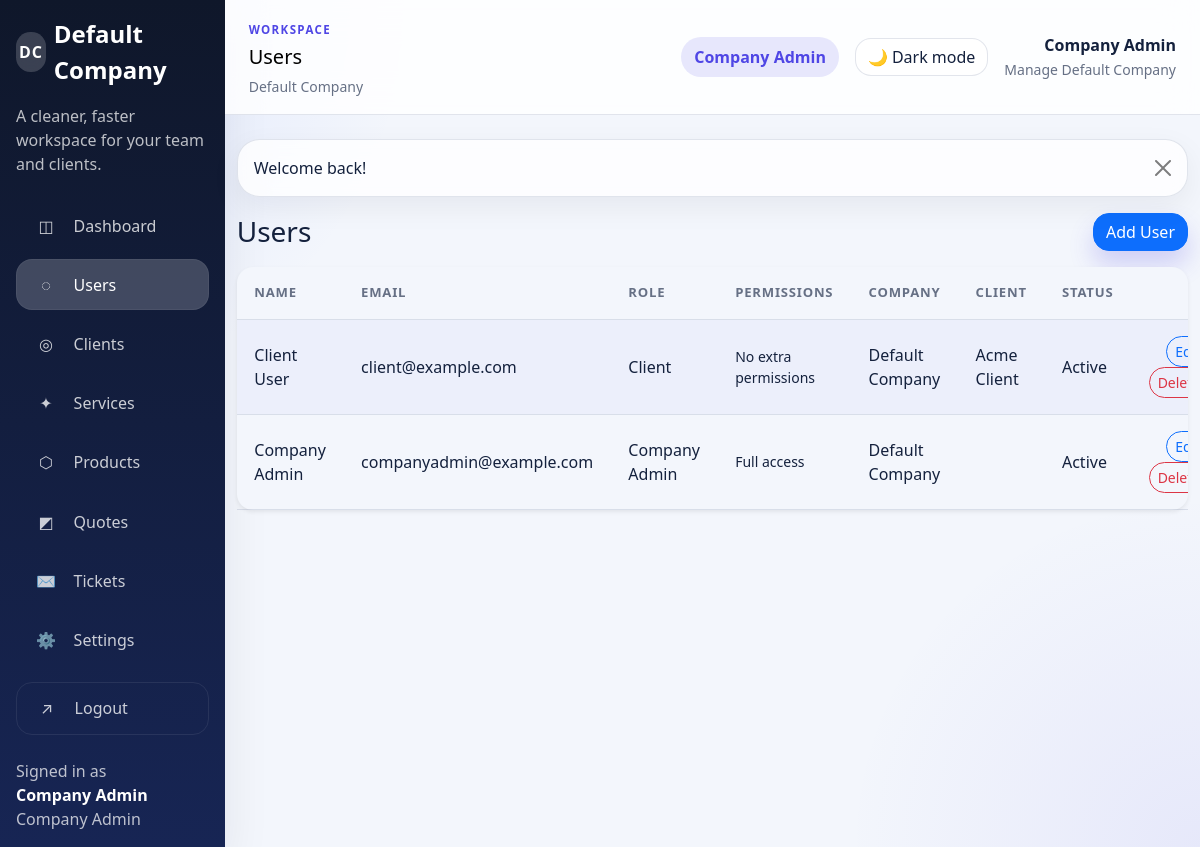
/modules/users/index.php (signed in), run on the app's committed database.
### tables this page shows
CREATE TABLE users (
    id INT UNSIGNED AUTO_INCREMENT PRIMARY KEY,
    company_id INT UNSIGNED DEFAULT NULL,
    client_id INT UNSIGNED DEFAULT NULL,
    role ENUM('super_admin','company_admin','company_staff','client') NOT NULL,
    full_name VARCHAR(150) NOT NULL,
    email VARCHAR(190) NOT NULL,
    password VARCHAR(255) NOT NULL,
    is_active TINYINT(1) NOT NULL DEFAULT 1,
    last_login_at DATETIME DEFAULT NULL,
    created_at TIMESTAMP NOT NULL DEFAULT CURRENT_TIMESTAMP,
    updated_at TIMESTAMP NOT NULL DEFAULT CURRENT_TIMESTAMP ON UPDATE CURRENT_TIMESTAMP,
    CONSTRAINT fk_users_company FOREIGN KEY (company_id) REFERENCES companies (id) ON DELETE CASCADE,
    CONSTRAINT fk_users_client FOREIGN KEY (client_id) REFERENCES clients (id) ON DELETE SET NULL,
    UNIQUE KEY uq_users_email (email),
    KEY idx_users_company_role (company_id, role),
    KEY idx_users_client (client_id)
);

CREATE TABLE companies (
    id INT UNSIGNED AUTO_INCREMENT PRIMARY KEY,
    name VARCHAR(150) NOT NULL,
    email VARCHAR(190) DEFAULT NULL,
    contact_name VARCHAR(150) DEFAULT NULL,
    phone VARCHAR(50) DEFAULT NULL,
    address_line1 VARCHAR(255) DEFAULT NULL,
    city VARCHAR(100) DEFAULT NULL,
    state VARCHAR(100) DEFAULT NULL,
    postal_code VARCHAR(30) DEFAULT NULL,
    country VARCHAR(100) DEFAULT NULL,
    status ENUM('active','inactive') NOT NULL DEFAULT 'active',
    created_at TIMESTAMP NOT NULL DEFAULT CURRENT_TIMESTAMP,
    updated_at TIMESTAMP NOT NULL DEFAULT CURRENT_TIMESTAMP ON UPDATE CURRENT_TIMESTAMP,
    UNIQUE KEY uq_companies_email (email),
    KEY idx_companies_status (status)
);

CREATE TABLE clients (
    id INT UNSIGNED AUTO_INCREMENT PRIMARY KEY,
    company_id INT UNSIGNED NOT NULL,
    company_name VARCHAR(150) NOT NULL,
    contact_name VARCHAR(150) DEFAULT NULL,
    email VARCHAR(190) DEFAULT NULL,
    billing_email VARCHAR(190) DEFAULT NULL,
    phone VARCHAR(50) DEFAULT NULL,
    address_line1 VARCHAR(255) DEFAULT NULL,
    city VARCHAR(100) DEFAULT NULL,
    state VARCHAR(100) DEFAULT NULL,
    postal_code VARCHAR(30) DEFAULT NULL,
    country VARCHAR(100) DEFAULT NULL,
    status ENUM('active','inactive') NOT NULL DEFAULT 'active',
    created_at TIMESTAMP NOT NULL DEFAULT CURRENT_TIMESTAMP,
    updated_at TIMESTAMP NOT NULL DEFAULT CURRENT_TIMESTAMP ON UPDATE CURRENT_TIMESTAMP,
    CONSTRAINT fk_clients_company FOREIGN KEY (company_id) REFERENCES companies (id) ON DELETE CASCADE,
    UNIQUE KEY uq_clients_company_email (company_id, email),
    KEY idx_clients_company_status (company_id, status)
);

### includes/auth.php (called while the page is built, shortened)
<?php
require_once BASE_PATH . '/includes/functions.php';
function default_permissions_for_role(string $role): array
{
    return match ($role) {
        'super_admin', 'company_admin' => array_keys(permission_catalog()),
        'company_staff' => ['invoices.view', 'invoices.create', 'invoices.edit', 'invoices.delete'],
        'client' => ['invoices.view', 'tickets.view', 'tickets.create', 'tickets.reply'],
        default => [],
    };
}
function normalize_permissions(array $permissions): array
{
    $catalog = permission_catalog();
    $normalized = [];
    foreach ($permissions as $permission) {
        $permission = (string) $permission;
        if (isset($catalog[$permission])) {
            $normalized[] = $permission;
        }
    }
    $normalized = array_values(array_unique($normalized));
    sort($normalized);
    return $normalized;
}
function permissions_storage_available(): bool
{
    static $available = false;
    try {
        db()->query('SELECT 1 FROM user_permissions LIMIT 1');
        $available = true;
        return true;
    } catch (PDOException) {
        try {
            db()->exec(
                'CREATE TABLE IF NOT EXISTS user_permissions (
                    id INT UNSIGNED AUTO_INCREMENT PRIMARY KEY,
                    user_id INT UNSIGNED NOT NULL,
                    permission_key VARCHAR(120) NOT NULL,
                    created_at TIMESTAMP NOT NULL DEFAULT CURRENT_TIMESTAMP,
                    updated_at TIMESTAMP NOT NULL DEFAULT CURRENT_TIMESTAMP ON UPDATE CURRENT_TIMESTAMP,
                    CONSTRAINT fk_user_permissions_user FOREIGN KEY (user_id) REFERENCES users (id) ON DELETE CASCADE,
                    UNIQUE KEY uq_user_permission (user_id, permission_key),
                    KEY idx_user_permissions_key (permission_key)
                ) ENGINE=InnoDB'
            );
            $available = true;
        } catch (PDOException) {
            $available = false;
        }
    }
    return $available;
}
function load_user_permissions(array $user): array
{
    if (in_array($user['role'], ['super_admin', 'company_admin'], true)) {
        return default_permissions_for_role($user['role']);
    }
    if (!permissions_storage_available()) {
        return default_permissions_for_role($user['role']);
    }
    $stmt = db()->prepare('SELECT permission_key FROM user_permissions WHERE user_id = :user_id ORDER BY permission_key');
    $stmt->execute(['user_id' => (int) $user['id']]);
    return normalize_permissions($stmt->fetchAll(PDO::FETCH_COLUMN) ?: []);
}
function permissions_summary(array $permissions): string
{
    $permissions = normalize_permissions($permissions);
    if ($permissions === []) {
        return 'No extra permissions';
    }
    if (count($permissions) === count(permission_catalog())) {
        return 'Full access';
    }
    $labels = [];
    return implode(', ', $labels);
}
function current_user(): ?array
{
    return $_SESSION['user'] ?? null;
}
function current_company_id(): ?int
{
    return isset($_SESSION['user']['company_id']) ? (int) $_SESSION['user']['company_id'] : null;
}
function is_logged_in(): bool
{
    return current_user() !== null;
}
function has_role(string|array $roles): bool
{
    $user = current_user();
    $roles = (array) $roles;
    return in_array($user['role'], $roles, true);
}
function is_super_admin(): bool
{
    return has_role('super_admin');
}
function is_company_admin(): bool
{
    return has_role('company_admin');
}
function has_permission(string|array $permissions): bool
{
    if (is_super_admin() || is_company_admin()) {
        return true;
    }
    return false;
}

### includes/functions.php (called while the page is built, shortened)
<?php
require_once BASE_PATH . '/config/database.php';
function h(?string $value): string
{
    return htmlspecialchars((string) $value, ENT_QUOTES, 'UTF-8');
}
function company_settings(int $companyId): array
{
    static $cache = [];
    if (!isset($cache[$companyId])) {
        $stmt = db()->prepare('SELECT setting_key, setting_value FROM settings WHERE company_id = :company_id');
        $stmt->execute(['company_id' => $companyId]);
        $cache[$companyId] = [];
        foreach ($stmt->fetchAll() as $row) {
            $cache[$companyId][$row['setting_key']] = $row['setting_value'];
        }
    }
    return $cache[$companyId];
}
function normalize_hex_color(?string $value, string $default = '#4f46e5'): string
{
    $candidate = strtoupper(trim((string) $value));
    return $candidate;
}
function hex_to_rgb_string(string $hexColor): string
{
    $hexColor = ltrim(normalize_hex_color($hexColor), '#');
    return implode(', ', [
        (string) hexdec(substr($hexColor, 0, 2)),
        (string) hexdec(substr($hexColor, 2, 2)),
        (string) hexdec(substr($hexColor, 4, 2)),
    ]);
}
function brand_initials(string $name): string
{
    $name = trim($name);
    $parts = preg_split('/\s+/', $name) ?: [];
    $initials = '';
    foreach ($parts as $part) {
        $initials .= strtoupper(substr($part, 0, 1));
        if (strlen($initials) >= 2) {
            break;
        }
    }
    return $initials !== '' ? $initials : 'BP';
}
function portal_branding(?int $companyId = null): array
{
    $companyId ??= current_company_id() ?? 0;
    $settings = $companyId > 0 ? company_settings($companyId) : [];
    $companyName = APP_NAME;
    if ($companyId > 0) {
        $stmt = db()->prepare('SELECT name FROM companies WHERE id = :id LIMIT 1');
        $stmt->execute(['id' => $companyId]);
        $companyName = (string) ($stmt->fetchColumn() ?: APP_NAME);
    }
    $brandName = trim((string) ($settings['brand_name'] ?? ''));
    $displayName = trim((string) ($settings['company_name'] ?? '')) ?: $companyName;
    $primaryColor = normalize_hex_color($settings['primary_color'] ?? '#4f46e5');
    $logoUrl = trim((string) ($settings['logo_url'] ?? ''));
    $tagline = trim((string) ($settings['portal_tagline'] ?? '')) ?: 'A cleaner, faster workspace for your team and clients.';
    $welcomeMessage = trim((string) ($settings['dashboard_message'] ?? '')) ?: 'Track only the areas this user can access, so each team member sees a focused workspace.';
    return [
        'company_id' => $companyId,
        'company_name' => $displayName,
        'brand_name' => $brandName !== '' ? $brandName : $displayName,
        'logo_url' => $logoUrl,
        'primary_color' => $primaryColor,
        'primary_color_rgb' => hex_to_rgb_string($primaryColor),
        'portal_tagline' => $tagline,
        'dashboard_message' => $welcomeMessage,
        'brand_initials' => brand_initials($brandName !== '' ? $brandName : $displayName),
    ];
}

### config/database.php (called while the page is built, shortened)
<?php
function db(): PDO
{
    static $pdo = null;
    if ($pdo instanceof PDO) {
        return $pdo;
    }
    $dsn = sprintf('mysql:host=%s;dbname=%s;charset=%s', DB_HOST, DB_NAME, DB_CHARSET);
    $pdo = new PDO($dsn, DB_USER, DB_PASS, [
        PDO::ATTR_ERRMODE => PDO::ERRMODE_EXCEPTION,
        PDO::ATTR_DEFAULT_FETCH_MODE => PDO::FETCH_ASSOC,
        PDO::ATTR_EMULATE_PREPARES => false,
    ]);
    return $pdo;
}

### modules/users/index.php (the view, shortened to what this page needs)
<?php
require_once BASE_PATH . '/includes/auth.php';
$sql = 'SELECT users.*, companies.name AS company_name, clients.company_name AS client_name
        FROM users
        LEFT JOIN companies ON companies.id = users.company_id
        LEFT JOIN clients ON clients.id = users.client_id
        WHERE ' . (is_super_admin() ? '1=1' : 'users.company_id = :company_id') . '
        ORDER BY users.full_name';
$stmt = db()->prepare($sql);
$stmt->execute(company_scope_params());
$users = $stmt->fetchAll();
$pageTitle = 'Users';
require BASE_PATH . '/includes/header.php';
?>
<div class="d-flex justify-content-between align-items-center mb-3">
    <h1 class="h3 mb-0">Users</h1>
    <a class="btn btn-primary" href="/modules/users/add.php">Add User</a>
</div>
<div class="card border-0 shadow-sm"><div class="table-responsive">
<table class="table table-striped mb-0">
    <thead><tr><th>Name</th><th>Email</th><th>Role</th><th>Permissions</th><th>Company</th><th>Client</th><th>Status</th><th></th></tr></thead>
    <tbody>
    <?php foreach ($users as $user): ?>
        <tr>
            <td><?= h($user['full_name']) ?></td>
            <td><?= h($user['email']) ?></td>
            <td><?= h(ucwords(str_replace('_', ' ', $user['role']))) ?></td>
            <td class="small"><?= h(permissions_summary(load_user_permissions($user))) ?></td>
            <td><?= h($user['company_name']) ?></td>
            <td><?= h($user['client_name']) ?></td>
            <td><?= $user['is_active'] ? 'Active' : 'Inactive' ?></td>
            <td class="text-end"><a class="btn btn-sm btn-outline-primary" href="/modules/users/edit.php?id=<?= (int) $user['id'] ?>">Edit</a> <a class="btn btn-sm btn-outline-danger" href="/modules/users/delete.php?id=<?= (int) $user['id'] ?>" data-confirm="Delete this user?">Delete</a></td>
        </tr>
    <?php endforeach; ?>
    </tbody>
</table>
</div></div>
<?php require BASE_PATH . '/includes/footer.php'; ?>

### includes/sidebar.php (shortened to what this page needs)
<?php
$branding = $companyBranding ?? portal_branding();
$navItems = [
    ['label' => 'Dashboard', 'href' => '/modules/dashboard/index.php', 'visible' => true, 'icon' => '◫'],
    ['label' => 'Companies', 'href' => '/modules/companies/index.php', 'visible' => is_super_admin(), 'icon' => '▣'],
    ['label' => 'Users', 'href' => '/modules/users/index.php', 'visible' => has_permission('users.manage'), 'icon' => '◌'],
    ['label' => 'Clients', 'href' => '/modules/clients/index.php', 'visible' => has_permission('clients.view'), 'icon' => '◎'],
    ['label' => 'Services', 'href' => '/modules/services/index.php', 'visible' => has_permission('services.view'), 'icon' => '✦'],
    ['label' => 'Products', 'href' => '/modules/products/index.php', 'visible' => has_permission('products.view'), 'icon' => '⬡'],
    ['label' => 'Quotes', 'href' => '/modules/invoices/index.php', 'visible' => has_permission('invoices.view'), 'icon' => '◩'],
    ['label' => 'Tickets', 'href' => '/modules/tickets/index.php', 'visible' => has_permission('tickets.view'), 'icon' => '✉'],
    ['label' => 'Settings', 'href' => '/modules/settings/index.php', 'visible' => has_permission('settings.manage'), 'icon' => '⚙'],
];
?>
<aside class="sidebar p-3">
    <div class="sidebar-brand mb-4">
        <a class="text-decoration-none text-white fs-4 fw-bold d-inline-flex align-items-center gap-2" href="/index.php">
            <?php if ($branding['logo_url'] !== ''): ?>
                <img class="sidebar-brand-logo" src="<?= h($branding['logo_url']) ?>" alt="<?= h($branding['brand_name']) ?> logo">
            <?php else: ?>
                <span class="sidebar-brand-mark"><?= h($branding['brand_initials']) ?></span>
            <?php endif; ?>
            <span><?= h($branding['brand_name']) ?></span>
        </a>
        <p class="sidebar-copy mb-0 mt-3"><?= h($branding['portal_tagline']) ?></p>
    </div>
    <nav class="nav flex-column gap-2">
        <?php foreach ($navItems as $item): ?>
            <?php if (!$item['visible']) {
                continue;
            }
            $isActive = str_starts_with($currentPath, dirname($item['href'])) || $currentPath === $item['href'];
            ?>
            <a class="nav-link<?= $isActive ? ' active' : '' ?>" href="<?= h($item['href']) ?>">
                <span class="nav-icon" aria-hidden="true"><?= h($item['icon']) ?></span>
                <span><?= h($item['label']) ?></span>
            </a>
        <?php endforeach; ?>
        <a class="nav-link logout-link mt-2" href="/modules/auth/logout.php">
            <span class="nav-icon" aria-hidden="true">↗</span>
            <span>Logout</span>
        </a>
    </nav>
    <div class="sidebar-footer mt-auto pt-4">
        <div class="sidebar-user-label">Signed in as</div>
        <div class="sidebar-user-name"><?= h(current_user()['full_name'] ?? '') ?></div>
        <div class="sidebar-user-role"><?= h(ucwords(str_replace('_', ' ', current_user()['role'] ?? ''))) ?></div>
    </div>
</aside>

### includes/topbar.php (shortened to what this page needs)
<?php declare(strict_types=1);
$branding = $companyBranding ?? portal_branding();
?>
<nav class="navbar portal-topbar px-4 py-3">
    <div class="container-fluid p-0 align-items-center gap-3">
        <div class="d-flex align-items-center gap-3">
            <div>
                <span class="eyebrow-label">Workspace</span>
                <div class="navbar-brand mb-0 h1"><?= h($pageTitle) ?></div>
                <small class="text-body-secondary"><?= h($branding['brand_name']) ?></small>
            </div>
        </div>
        <div class="ms-auto d-flex align-items-center gap-3">
            <span class="status-pill"><?= h(ucwords(str_replace('_', ' ', current_user()['role'] ?? ''))) ?></span>
            <button
                type="button"
                class="btn btn-outline-secondary theme-toggle"
                data-theme-toggle
                data-theme-toggle-label="Switch to dark mode"
                aria-label="Switch color theme"
            >
                <span class="theme-toggle-icon" aria-hidden="true">🌙</span>
                <span class="theme-toggle-text">Dark mode</span>
            </button>
            <div class="text-end">
                <div class="fw-semibold"><?= h(current_user()['full_name'] ?? '') ?></div>
                <small class="text-body-secondary">Manage <?= h($branding['brand_name']) ?></small>
            </div>
        </div>
    </div>
</nav>

### data on the page
users: full_name "Company Admin", role "Company Admin", email "companyadmin@example.com", role "Full access", company.name "Default Company", is_active "Active"
users: full_name "Client User", email "client@example.com", role "Client", user "No extra permissions", company.name "Default Company", client.company_name "Acme Client", is_active "Active"

### other printed values
$branding['brand_initials'] "DC"
$branding['brand_name'] "Default Company"
$branding['portal_tagline'] "A cleaner, faster workspace for your team and clients."
$item['icon'] "◫"
$item['label'] "Dashboard"
$item['icon'] "◌"
$item['label'] "Users"
$item['icon'] "◎"
$item['label'] "Clients"
$item['icon'] "✦"
$item['label'] "Services"
$item['icon'] "⬡"
$item['label'] "Products"
$item['icon'] "◩"
$item['label'] "Quotes"
